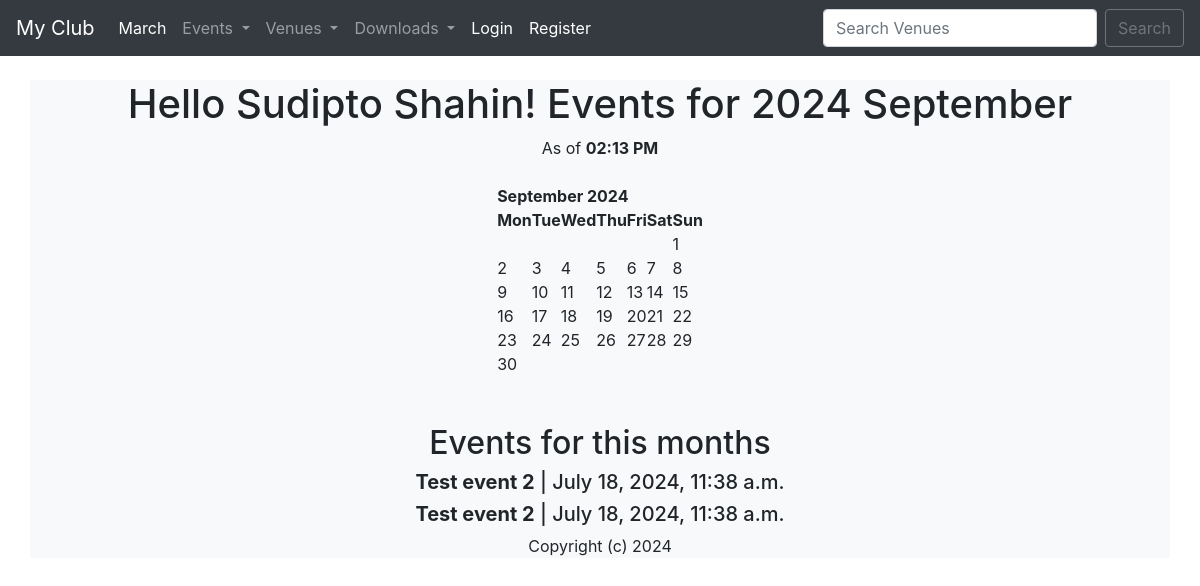
The page / on the database its author committed.
### events/models.py (models this page shows, shortened)
class Event(models.Model):
    name = models.CharField('Event Name', max_length=120)
    event_date = models.DateTimeField('Event Date')
    venue = models.ForeignKey(Venue, blank=True, null=True,
                              on_delete=models.CASCADE)
    manager = models.ForeignKey(User, blank=True, null=True,
                                on_delete=models.SET_NULL)
    description = models.TextField(blank=True)
    attendees = models.ManyToManyField(MyClubUser, blank=True)
    approved = models.BooleanField('Approved', default=False)
    def __str__(self) -> str:
        return str(self.name)

### events/views.py (the view)
# urls.py: path('', views.home, name='home'),
def home(request: HttpRequest, year=datetime.now().year,
         month=datetime.now().strftime('%B')):
    name = "Sudipto Shahin"
    month = month.capitalize()
    month_number = list(calendar.month_name).index(month)
    month_number = int(month_number)
    cal = HTMLCalendar().formatmonth(year, month_number)
    now = datetime.now()
    current_year = now.year
    event_list = Event.objects.filter(
        event_date__year=year,
        event_date__month=7
    )
    time = now.strftime('%I:%M %p')
    return render(request, 'events/home.html', {
        "name": name,
        "year": year,
        "month": month,
        "month_number": month_number,
        "cal": cal,
        "current_year": current_year,
        "time": time,
        "event_list": event_list
    })

### events/templates/events/home.html
{% extends 'events/base.html' %}
{% block content %}
<center>
    <h1>Hello {{ name }}! Events for {{year}} {{month}} </h1>
    As of <b>{{time}}</b>
    <br><br>
    {{ cal|safe }}
    <br><br>
    <h2>Events for this months</h2>
    {% if event_list %}
        {% for event in event_list %}
            <h5><b>{{ event }}</b> | {{ event.event_date }}</h5>
        {% endfor %}
    {% else %}
        <h4>___No events for this month___</h4>
    {% endif %}
    Copyright (c) {{current_year}}
</center>
{% endblock %}

### rows shown on the page
Event: name "Test event 2", event_date "July 18, 2024, 11:38 a.m."
Event: name "Test event 2", event_date "July 18, 2024, 11:38 a.m."

### other values the page prints
{{ name }} "Sudipto Shahin"
{{ month }} "September"
{{ cal|safe }} "September 2024 Mon Tue Wed Thu Fri Sat Sun 1 2 3 4 5 6 7 8 9 10 11 12 13 14 15 16 17 18 19 20 21 22 23 24 25 26 27 28 29 30"
